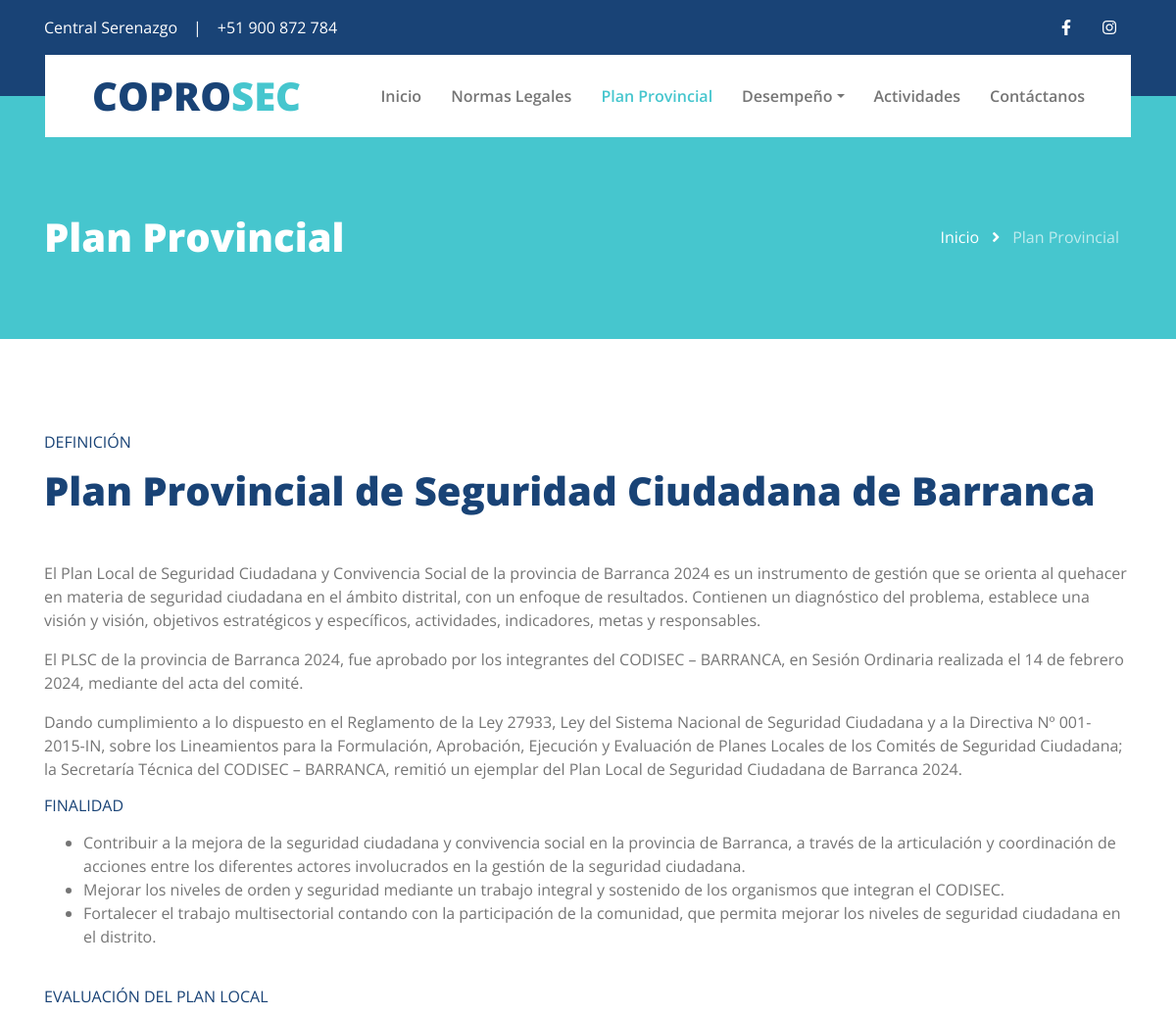
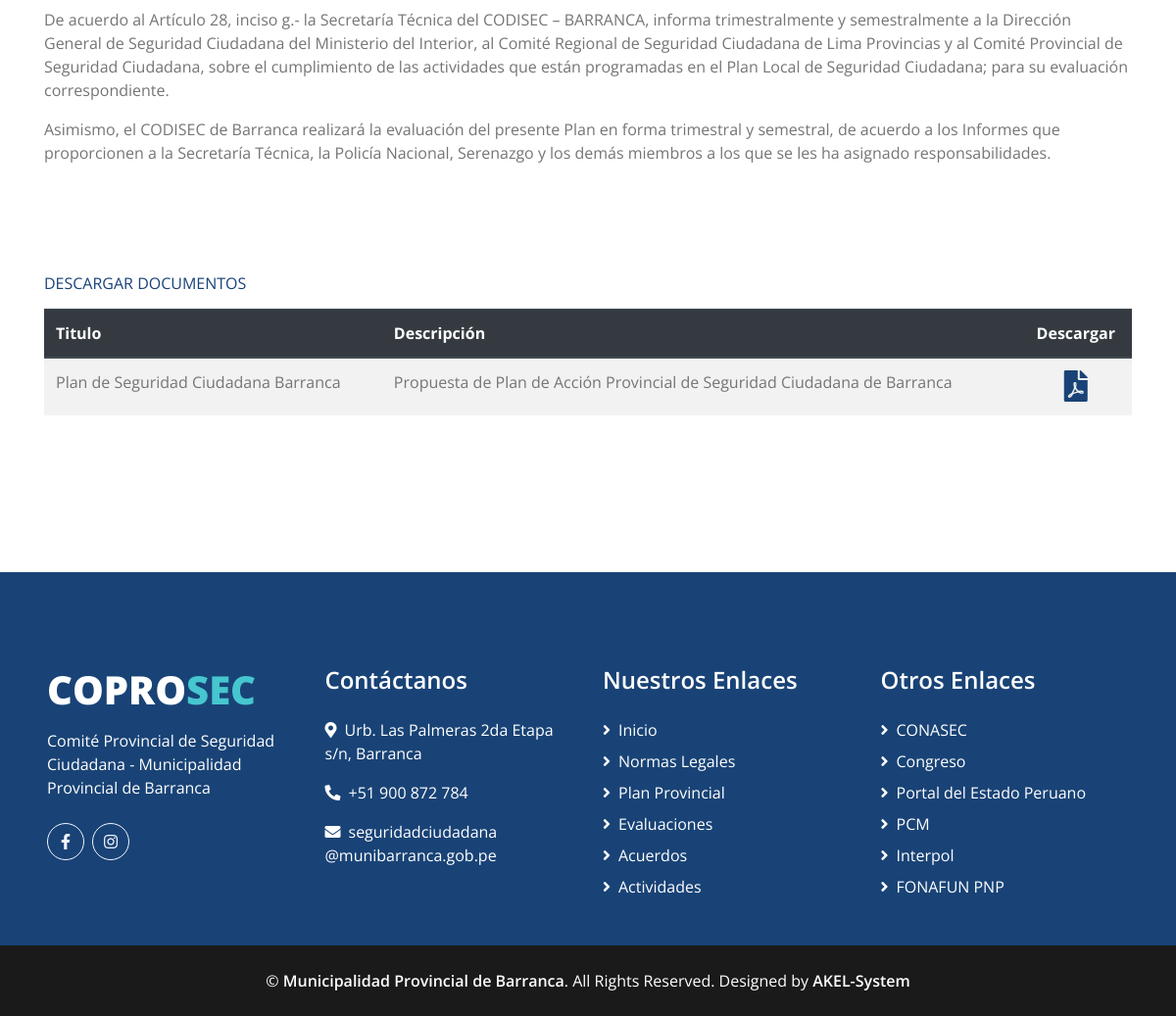
/codisec/plan/plan/, run on the app's committed database (2 pictures, top to bottom).
### applications/general/models.py (models this page shows, shortened)
class General(models.Model):
    mobile = models.CharField('Movil',max_length=15)
    email = models.EmailField('Email',max_length=150)
    address = models.CharField('Direccion',max_length=255)
    created_at = models.DateTimeField('Creado el',auto_now_add=True)
    updated_at = models.DateTimeField('Actualizado el',auto_now=True)
    class Meta:
        verbose_name = 'Dato General'
        verbose_name_plural = 'Generales'
        ordering = ['-created_at']

### applications/plan/models.py (models this page shows, shortened)
class Plan(models.Model):
    title = models.CharField('Titulo',max_length=100)
    description = models.CharField('Descripción',max_length=250)
    file = models.FileField('Archivo',upload_to='plan/')
    created_at = models.DateTimeField('Creado el',auto_now_add=True)
    updated_at = models.DateTimeField('Actualizado el',auto_now=True)
    class Meta:
        verbose_name = "Plan Provincial"
        verbose_name_plural = "Plan Provincial"
        ordering = ['created_at']

### applications/plan/views.py (the view)
# urls.py: path('plan/', PlanListView.as_view(), name='plan_list'),
class PlanListView(ListView):
    template_name = "plan/plan_list.html"
    context_object_name = 'plans'
    def get_queryset(self):
        return Plan.objects.all().order_by('-created_at')

### applications/general/processors.py (called while the page is built)
def ctx_general(request):
    from applications.general.models import General
    general = General.objects.first()
    return {
        'general': general
    }

### applications/social/processors.py (called while the page is built)
def ctx_dict_social_links(request):
    ctx = {}
    social_links = Link.objects.all()
    for link in social_links:
        ctx[link.key] = link.url
    return ctx

### templates/plan/plan_list.html (shortened to what this page needs)
{% extends "core/base.html" %}
{% load static %}
{% block content %}
    <div class="page-header container-fluid bg-secondary pt-2 pt-lg-5 pb-2 mb-5">
        <div class="container py-5">
            <div class="row align-items-center py-4">
                <div class="col-md-6 text-center text-md-left">
                    <h1 class="mb-4 mb-md-0 text-white">Plan Provincial</h1>
                </div>
                <div class="col-md-6 text-center text-md-right">
                    <div class="d-inline-flex align-items-center">
                        <a class="btn text-white" href="{% url "home" %}">Inicio</a>
                        <i class="fas fa-angle-right text-white"></i>
                        <a class="btn text-white disabled" href="">Plan Provincial</a>
                    </div>
                </div>
            </div>
        </div>
    </div>
    <div class="container py-5">
        <div class="row">
            <div class="col-lg-12">
                <div class="d-flex flex-column text-left mb-4">
                    <h6 class="text-primary font-weight-normal text-uppercase mb-3">Definición</h6>
                    <h1 class="mb-4 section-title">Plan Provincial de Seguridad Ciudadana de Barranca</h1>
                </div>
                <div class="mb-5">
                    <p>El Plan Local de Seguridad Ciudadana y Convivencia Social de la provincia de Barranca 2024 es un instrumento de gestión que se orienta al quehacer en materia de seguridad ciudadana en el ámbito distrital, con un enfoque de resultados. Contienen un diagnóstico del problema, establece una visión y visión, objetivos estratégicos y específicos, actividades, indicadores, metas y responsables.</p>
                    <p>El PLSC de la provincia de Barranca 2024, fue aprobado por los integrantes del CODISEC – BARRANCA, en Sesión Ordinaria realizada el 14 de febrero 2024, mediante del acta del comité.</p>
                    <p>Dando cumplimiento a lo dispuesto en el Reglamento de la Ley 27933, Ley del Sistema Nacional de Seguridad Ciudadana y a la Directiva Nº 001-2015-IN, sobre los Lineamientos para la Formulación, Aprobación, Ejecución y Evaluación de Planes Locales de los Comités de Seguridad Ciudadana; la Secretaría Técnica del CODISEC – BARRANCA, remitió un ejemplar del Plan Local de Seguridad Ciudadana de Barranca 2024.</p>
                    <div class="d-flex flex-column text-left mb-4">
                        <h6 class="text-primary font-weight-normal text-uppercase mb-3">Finalidad</h6>
                        <ul>
                            <li>Contribuir a la mejora de la seguridad ciudadana y convivencia social en la provincia de Barranca, a través de la articulación y coordinación de acciones entre los diferentes actores involucrados en la gestión de la seguridad ciudadana.</li>
                            <li>Mejorar los niveles de orden y seguridad mediante un trabajo integral y sostenido de los organismos que integran el CODISEC.</li>
                            <li>Fortalecer el trabajo multisectorial contando con la participación de la comunidad, que permita mejorar los niveles de seguridad ciudadana en el distrito.</li>
                        </ul>
                    </div>
                    <div class="d-flex flex-column text-left mb-4">
                        <h6 class="text-primary font-weight-normal text-uppercase mb-3">Evaluación del Plan Local</h6>
                        <p>De acuerdo al Artículo 28, inciso g.- la Secretaría Técnica del CODISEC – BARRANCA, informa trimestralmente y semestralmente a la Dirección General de Seguridad Ciudadana del Ministerio del Interior, al Comité Regional de Seguridad Ciudadana de Lima Provincias y al Comité Provincial de Seguridad Ciudadana, sobre el cumplimiento de las actividades que están programadas en el Plan Local de Seguridad Ciudadana; para su evaluación correspondiente.</p>
                        <p>Asimismo, el CODISEC de Barranca realizará la evaluación del presente Plan en forma trimestral y semestral, de acuerdo a los Informes que proporcionen a la Secretaría Técnica, la Policía Nacional, Serenazgo y los demás miembros a los que se les ha asignado responsabilidades.</p>
                    </div>
                </div>
            </div>
            <div class="container py-5">
                <h6 class="text-primary font-weight-normal text-uppercase mb-3">Descargar Documentos</h6>
                <table class="table table-striped">
                    <thead class="thead-dark">
                        <tr>
                            <th scope="col">Titulo</th>
                            <th scope="col">Descripción</th>
                            <th scope="col" class="text-center align-middle">Descargar</th>
                        </tr>
                    </thead>
                    <tbody>
                        {% for plan in plans %}
                        <tr>
                            <td>{{ plan.title }}</td>
                            <td>{{ plan.description }}</td>
                            <td class="text-center align-middle">
                                <a href="{{ plan.file.url }}" title="Descargar {{ plan.title }}" target="_blank" rel="noopener" class="pdf-download d-inline-flex align-items-center">
                                    <i class="fas fa-file-pdf fa-2x text-primary" aria-hidden="true"></i>
                                </a>
                            </td>
                        </tr>
                        {% empty %}
                        <tr>
                            <td colspan="3">No hay planes disponibles.</td>
                        </tr>
                        {% endfor %}
                    </tbody>
                </table>
            </div>
        </div>
    </div>
{% endblock content %}

### templates/core/base.html (shortened to what this page needs)
<!DOCTYPE html>
<html lang="en">
<head>
    {% load static %}
    <link href="https://cdnjs.cloudflare.com/ajax/libs/font-awesome/5.15.0/css/all.min.css" rel="stylesheet">
    <link href="{% static 'lib/owlcarousel/assets/owl.carousel.min.css' %}" rel="stylesheet">
    <link href="{% static 'css/style.css' %}" rel="stylesheet">
</head>
<body>
    <div class="container-fluid bg-primary py-3">
        <div class="container">
            <div class="row">
                <div class="col-md-6 text-center text-lg-left mb-2 mb-lg-0">
                    <div class="d-inline-flex align-items-center">
                        <a class="text-white pr-3" href="">Central Serenazgo</a>
                        <span class="text-white">|</span>
                        <a class="text-white px-3" href="">{{ general.mobile }}</a>
                    </div>
                </div>
                <div class="col-md-6 text-center text-lg-right">
                    <div class="d-inline-flex align-items-center">
                        {% if LINK_FACEBOOK %}
                        <a class="text-white px-3" href="{{LINK_FACEBOOK}}">
                            <i class="fab fa-facebook-f"></i>
                        </a>
                        {% endif %}
                        {% if LINK_INSTAGRAM %}
                        <a class="text-white px-3" href="{{LINK_INSTAGRAM}}">
                            <i class="fab fa-instagram"></i>
                        </a>
                        {% endif %}
                    </div>
                </div>
            </div>
        </div>
    </div>
    <div class="container-fluid position-relative nav-bar p-0">
        <div class="container-lg position-relative p-0 px-lg-3" style="z-index: 9;">
            <nav class="navbar navbar-expand-lg bg-white navbar-light py-3 py-lg-0 pl-3 pl-lg-5">
                <a href="{% url "home" %}" class="navbar-brand">
                    <h1 class="m-0 text-secondary"><span class="text-primary">COPRO</span>SEC</h1>
                </a>
                <div class="collapse navbar-collapse justify-content-between px-3" id="navbarCollapse">
                    <div class="navbar-nav ml-auto py-0">
                        <a href="{% url "home" %}" class="nav-item nav-link {% if request.resolver_match.url_name == 'home' %}active{% endif %} ">Inicio</a>
                        <a href="{% url "norms_list" %}" class="nav-item nav-link {% if request.resolver_match.url_name == 'norms_list' %}active{% endif %}">Normas Legales</a>
                        <a href="{% url "plan_list" %}" class="nav-item nav-link {% if request.resolver_match.url_name == 'plan_list' %}active{% endif %}">Plan Provincial</a>
                        <div class="nav-item dropdown">
                            <a href="#" class="nav-link dropdown-toggle  " data-toggle="dropdown">Desempeño</a>
                        </div>
                        <a href="{% url "activities" %}" class="nav-item nav-link {% if request.resolver_match.url_name == 'activities' %}active{% endif %}">Actividades</a>
                        <a href="{% url "contact" %}" class="nav-item nav-link {% if request.resolver_match.url_name == 'contact' %}active{% endif %}">Contáctanos</a>
                    </div>
                </div>
            </nav>
        </div>
    </div>
    {% block content %}
    {% endblock %}
    <div class="container-fluid bg-primary text-white mt-5 pt-5 px-sm-3 px-md-5">
        <div class="row pt-5">
            <div class="col-lg-3 col-md-6 mb-5">
                <a href=""><h1 class="text-secondary mb-3"><span class="text-white">COPRO</span>SEC</h1></a>
                <p>Comité Provincial de Seguridad Ciudadana - Municipalidad Provincial de Barranca</p>
                <div class="d-flex justify-content-start mt-4">
                    {% if LINK_FACEBOOK %}
                    <a class="btn btn-outline-light rounded-circle text-center mr-2 px-0" style="width: 38px; height: 38px;" href="{{LINK_FACEBOOK}}"><i class="fab fa-facebook-f"></i></a>
                    {% endif %}
                    {% if LINK_INSTAGRAM %}
                    <a class="btn btn-outline-light rounded-circle text-center mr-2 px-0" style="width: 38px; height: 38px;" href="{{LINK_INSTAGRAM}}"><i class="fab fa-instagram"></i></a>
                    {% endif %}
                </div>
            </div>
            <div class="col-lg-3 col-md-6 mb-5">
                <h4 class="text-white mb-4">Contáctanos</h4>
                <p><i class="fa fa-map-marker-alt mr-2"></i>{{ general.address }}</p>
                <p><i class="fa fa-phone-alt mr-2"></i>{{ general.mobile }}</p>
                <p><i class="fa fa-envelope mr-2"></i>seguridadciudadana @munibarranca.gob.pe</p>
            </div>
            <div class="col-lg-3 col-md-6 mb-5">
                <h4 class="text-white mb-4">Nuestros Enlaces</h4>
                <div class="d-flex flex-column justify-content-start">
                    <a class="text-white mb-2" href="{% url "home" %}"><i class="fa fa-angle-right mr-2"></i>Inicio</a>
                    <a class="text-white mb-2" href="{% url "norms_list" %}"><i class="fa fa-angle-right mr-2"></i>Normas Legales</a>
                    <a class="text-white mb-2" href="{% url "plan_list" %}"><i class="fa fa-angle-right mr-2"></i>Plan Provincial</a>
                    <a class="text-white mb-2" href="{% url "assessment_list" %}"><i class="fa fa-angle-right mr-2"></i>Evaluaciones</a>
                    <a class="text-white mb-2" href="{% url "agreement_list" %}"><i class="fa fa-angle-right mr-2"></i>Acuerdos</a>
                    <a class="text-white" href="{% url "activities" %}"><i class="fa fa-angle-right mr-2"></i>Actividades</a>
                </div>
            </div>
            <div class="col-lg-3 col-md-6 mb-5">
                <h4 class="text-white mb-4">Otros Enlaces</h4>
                <div class="d-flex flex-column justify-content-start">
                    <a class="text-white mb-2" href="https://conasec.mininter.gob.pe/" target="_blank"><i class="fa fa-angle-right mr-2"></i>CONASEC</a>
                    <a class="text-white mb-2" href="https://www.congreso.gob.pe/" target="_blank"><i class="fa fa-angle-right mr-2"></i>Congreso</a>
                    <a class="text-white mb-2" href="https://www.peru.gob.pe/" target="_blank"><i class="fa fa-angle-right mr-2"></i>Portal del Estado Peruano</a>
                    <a class="text-white mb-2" href="https://www.gob.pe/pcm" target="_blank"><i class="fa fa-angle-right mr-2"></i>PCM</a>
                    <a class="text-white mb-2" href="https://www.interpol.int/" target="_blank"><i class="fa fa-angle-right mr-2"></i>Interpol</a>
                    <a class="text-white" href="http://fonafun.pnp.gob.pe/" target="_blank"><i class="fa fa-angle-right mr-2"></i>FONAFUN PNP</a>
                </div>
            </div>
        </div>
    </div>
    <div class="container-fluid bg-dark text-white py-4 px-sm-3 px-md-5">
        <p class="m-0 text-center text-white">
            &copy; <a class="text-white font-weight-medium" href="#">Municipalidad Provincial de Barranca</a>. All Rights Reserved. Designed by
            <a class="text-white font-weight-medium" href="https://htmlcodex.com">AKEL-System</a>
        </p>
    </div>
</body>
</html>

### data on the page
General: mobile "+51 900 872 784", address "Urb. Las Palmeras 2da Etapa s/n, Barranca"
Plan: title "Plan de Seguridad Ciudadana Barranca", description "Propuesta de Plan de Acción Provincial de Seguridad Ciudadana de Barranca"
